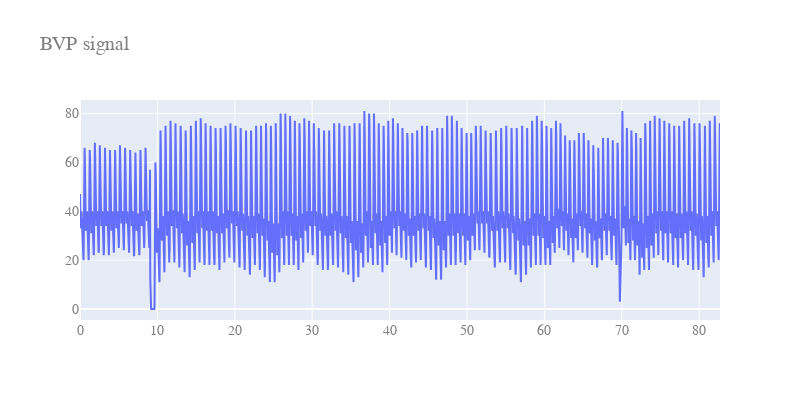
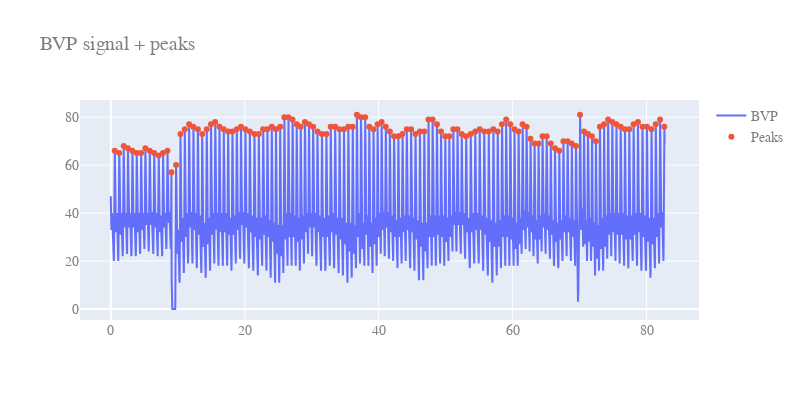

Notebook code for these charts, in order:
### Markdown cell above
<ul>
    <li>Plot GT signal and its peaks</li>
</ul>

### Code cell
# -- ground-truth (GT) signal
idx = 0   # index of signal within the list dataset.videoFilenames
fname = dataset.getSigFilename(idx)

# -- load signal and build a BVPsignal or ECGsignal object
sigGT = dataset.readSigfile(fname)
sigGT.plot()

# -- plot signal + peaks
sigGT.findPeaks(distance=30)
sigGT.plotBPMPeaks()

### Figure 1 — Plotly figure (JSON) as saved in the notebook; plotly's stock layout.template omitted (floating-point values rounded to 4 significant figures; data arrays with more than 128 entries replaced by an {"elided": "..."} marker saying what was removed)
{"data": [{"name": "BVP 0", "type": "scatter", "x": {"elided": "5128 float values"}, "y": {"elided": "5128 int values"}}], "layout": {"font": {"color": "#7f7f7f", "family": "Courier New, monospace", "size": 14}, "height": 400, "title": {"text": "BVP signal"}, "width": 800}}

### Figure 2 — Plotly figure (JSON) as saved in the notebook; plotly's stock layout.template omitted (floating-point values rounded to 4 significant figures; data arrays with more than 128 entries replaced by an {"elided": "..."} marker saying what was removed)
{"data": [{"name": "BVP", "type": "scatter", "x": {"elided": "5128 float values"}, "y": {"elided": "5128 int values"}}, {"mode": "markers", "name": "Peaks", "type": "scatter", "x": {"elided": "130 float values"}, "y": {"elided": "130 int values"}}], "layout": {"font": {"color": "#7f7f7f", "family": "Courier New, monospace", "size": 14}, "height": 400, "title": {"text": "BVP signal + peaks"}, "width": 800}}
